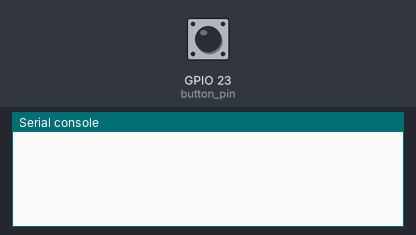
The program below on a simulated ESP32 board running MicroPython. On the bench: the last lines printed to the serial console. Inputs (shaded band) come from the test bench; at power-on: GPIO 23 (button_pin) HIGH. No radio messages arrive unless stated (any console line starting 'radio sent:' is added by the test bench).

Above: at 1.2 s.
1.3 s: GPIO 23 (button_pin) pulled LOW for 0.15 s
At 1.48 s:
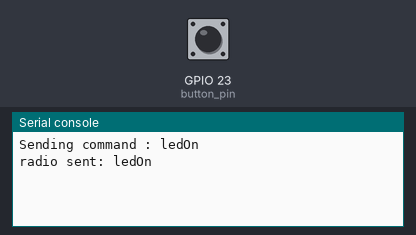
At 2.7 s:
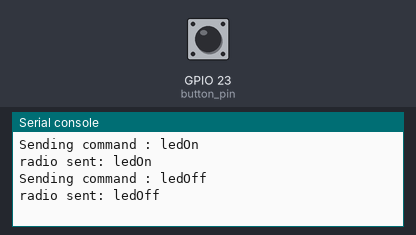

The program:

esp_now_button_click_sender.py
```python
import network
from machine import Pin
import espnow
import utime


# A WLAN interface must be active to send()/recv()
sta = network.WLAN(network.STA_IF)  # Or network.AP_IF
sta.active(True)
sta.disconnect()      # For ESP8266

# Initialize ESP-NOW
esp = espnow.ESPNow()
esp.active(True)

# Define the MAC address of the receiving ESP32 (ESP32 B)
peer = b'x!\x84\xc68\xb0'
esp.add_peer(peer)

# Create a function to send data when a button is pressed (optional)
button_pin = Pin(23, Pin.IN, Pin.PULL_UP)

# Initialize variables for debouncing
last_button_state = 1  # Assuming the button is not pressed initially
debounce_delay = 50  # Adjust this value to your needs (milliseconds)

while True:
    # Read the current state of the button
    current_button_state = button_pin.value()

    # Check if the button state has changed
    if current_button_state != last_button_state:
        # Wait for a short time to debounce the button
        utime.sleep_ms(debounce_delay)

        # Read the button state again to make sure it's stable
        current_button_state = button_pin.value()

        # If the button state is still different, it's a valid press
        if current_button_state != last_button_state:
            if current_button_state == 0:
                message = "ledOn"
                print(f"Sending command : {message}")
                esp.send(peer, message)
            else:
                message = "ledOff"
                print(f"Sending command : {message}")
                esp.send(peer, message)

        # Update the last button state
        last_button_state = current_button_state
        
```

Measured:
- after the input at 1.3 s, the serial console: prints a new line after 0.05 s (image 1)
